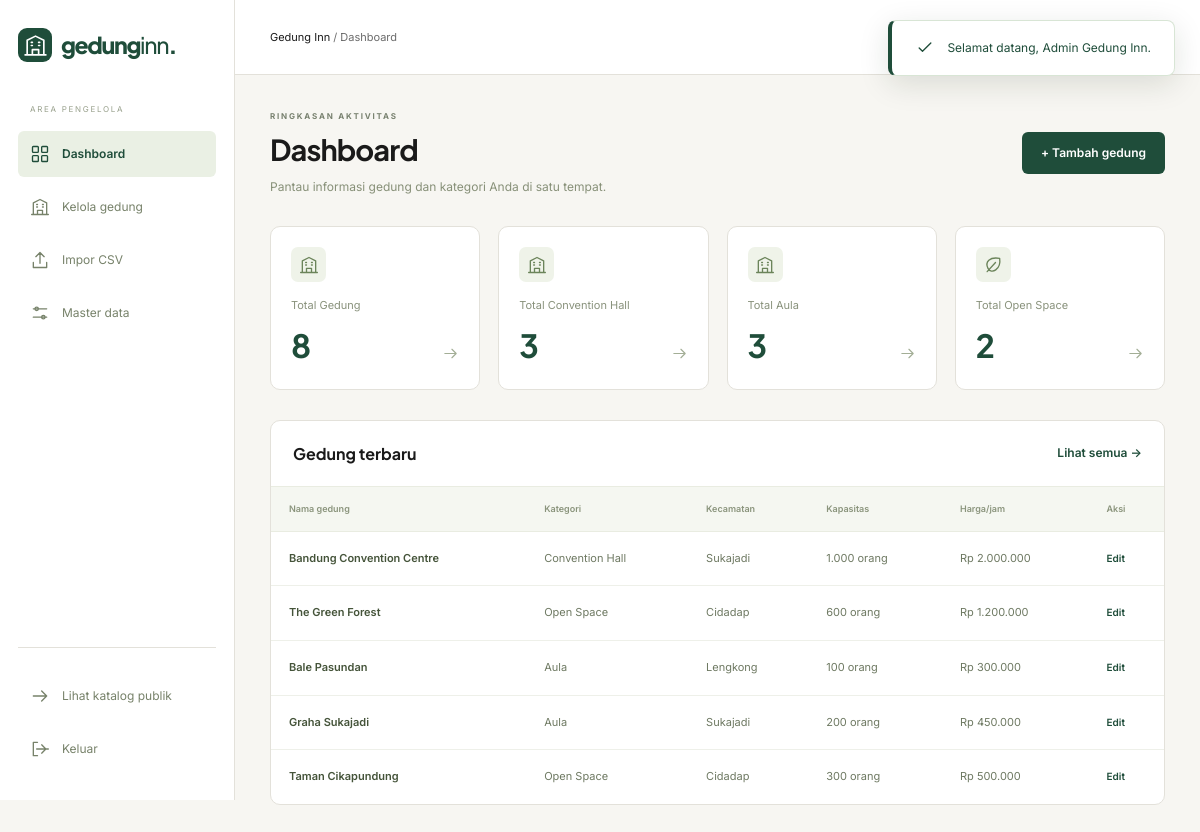
/admin/index.php (signed in), run on the app's committed database.
### tables this page shows
CREATE TABLE `venues` (
  `id`            INT UNSIGNED NOT NULL AUTO_INCREMENT,
  `nama`          VARCHAR(120) NOT NULL,
  `kategori_id`   TINYINT UNSIGNED NOT NULL,
  `kecamatan`     VARCHAR(60)  NOT NULL,
  `alamat`        VARCHAR(200) NOT NULL,
  `kapasitas`     INT UNSIGNED NOT NULL,
  `harga_per_jam` INT UNSIGNED NOT NULL,
  `minimal_jam`   TINYINT UNSIGNED NOT NULL DEFAULT 2,
  `kontak_nama`   VARCHAR(120) NOT NULL DEFAULT '',
  `kontak_wa`     VARCHAR(20)  NOT NULL DEFAULT '',
  `website_resmi` VARCHAR(255) NOT NULL DEFAULT '',
  `kontak_demo`   TINYINT(1)   NOT NULL DEFAULT 1,
  `deskripsi`     TEXT         NOT NULL,
  `created_at`    TIMESTAMP    NOT NULL DEFAULT CURRENT_TIMESTAMP,
  `updated_at`    TIMESTAMP    NOT NULL DEFAULT CURRENT_TIMESTAMP ON UPDATE CURRENT_TIMESTAMP,
  PRIMARY KEY (`id`),
  KEY `idx_venues_kategori`  (`kategori_id`),
  KEY `idx_venues_kecamatan` (`kecamatan`),
  KEY `idx_venues_harga`     (`harga_per_jam`),
  KEY `idx_venues_kapasitas` (`kapasitas`),
  CONSTRAINT `fk_venues_kategori` FOREIGN KEY (`kategori_id`)
    REFERENCES `kategori` (`id`) ON UPDATE CASCADE ON DELETE RESTRICT
);

CREATE TABLE `kategori` (
  `id`     TINYINT UNSIGNED NOT NULL AUTO_INCREMENT,
  `nama`   VARCHAR(60) NOT NULL,
  `urutan` TINYINT UNSIGNED NOT NULL DEFAULT 0,
  PRIMARY KEY (`id`),
  UNIQUE KEY `uq_kategori_nama` (`nama`)
);

### includes/functions.php (called while the page is built, shortened)
<?php
require_once __DIR__ . '/../config/database.php';
function e(mixed $value): string
{
    return htmlspecialchars((string) $value, ENT_QUOTES, 'UTF-8');
}
function rupiah(int|float $angka): string
{
    return 'Rp ' . number_format((float) $angka, 0, ',', '.');
}
function ribuan(int|float $angka): string
{
    return number_format((float) $angka, 0, ',', '.');
}
function url(string $path = ''): string
{
    return BASE_URL . '/' . ltrim($path, '/');
}

### config/database.php (called while the page is built, shortened)
<?php
function db(): PDO
{
    static $pdo = null;
    if ($pdo instanceof PDO) {
        return $pdo;
    }
    $ports = array_values(array_unique(array_filter([
        (string) DB_PORT,
        '3306',
        '3307',
    ], static fn (string $p): bool => $p !== '')));
    foreach ($ports as $port) {
        $dsn = sprintf('mysql:host=%s;port=%s;dbname=%s;charset=utf8mb4', DB_HOST, $port, DB_NAME);
        try {
            $pdo = new PDO($dsn, DB_USER, DB_PASS, [
                PDO::ATTR_ERRMODE            => PDO::ERRMODE_EXCEPTION,
                PDO::ATTR_DEFAULT_FETCH_MODE => PDO::FETCH_ASSOC,
                PDO::ATTR_EMULATE_PREPARES   => false,
                PDO::ATTR_TIMEOUT            => 4,
            ]);
            return $pdo;
        } catch (PDOException $e) {
            $lastError = $e;
        }
    }
    exit;
}

### includes/repository.php (called while the page is built, shortened)
<?php
require_once __DIR__ . '/functions.php';
function master_tables(): array
{
    return [
        'Kategori'   => ['table' => 'kategori',   'label' => 'Kategori'],
        'Fasilitas'  => ['table' => 'fasilitas',  'label' => 'Fasilitas'],
        'Jenis Acara' => ['table' => 'jenis_acara', 'label' => 'Jenis Acara'],
    ];
}
function masters(): array
{
    $cache = [];
    foreach (master_tables() as $key => $meta) {
        $rows = db()->query("SELECT id, nama FROM `{$meta['table']}` ORDER BY urutan, nama")->fetchAll();
        $cache[$key] = [];
        foreach ($rows as $row) {
            $cache[$key][(int) $row['id']] = $row['nama'];
        }
    }
    return $cache;
}
function venue_stats(): array
{
    $total = (int) db()->query('SELECT COUNT(*) FROM venues')->fetchColumn();
    $rows  = db()->query('SELECT k.nama, COUNT(v.id) AS jumlah
                          FROM kategori k LEFT JOIN venues v ON v.kategori_id = k.id
                          GROUP BY k.id, k.nama ORDER BY k.urutan')->fetchAll();
    $per = [];
    foreach ($rows as $row) {
        $per[$row['nama']] = (int) $row['jumlah'];
    }
    return ['total' => $total, 'per_kategori' => $per];
}

### admin/index.php (the view, shortened to what this page needs)
<?php
require_once __DIR__ . '/../includes/functions.php';
require_once __DIR__ . '/../includes/repository.php';
require_once __DIR__ . '/../partials/icons.php';
$stats  = venue_stats();
$masters = masters();
$latest = db()->query('SELECT v.*, k.nama AS kategori
                       FROM venues v JOIN kategori k ON k.id = v.kategori_id
                       ORDER BY v.id DESC LIMIT 5')->fetchAll();
$kartu = [
    ['title' => 'Total Gedung', 'count' => $stats['total'], 'to' => 'admin/gedung.php', 'icon' => 'building'],
];
foreach ($masters['Kategori'] as $nama) {
    $kartu[] = [
        'title' => 'Total ' . $nama,
        'count' => $stats['per_kategori'][$nama] ?? 0,
        'to'    => 'admin/gedung.php?kategori=' . rawurlencode($nama),
        'icon'  => str_contains($nama, 'Open') ? 'leaf' : 'building',
    ];
}
$kartu = array_slice($kartu, 0, 4);
include __DIR__ . '/../partials/admin-header.php';
?>
<div class="page-heading">
  <div>
    <div class="eyebrow muted">RINGKASAN AKTIVITAS</div>
    <h1>Dashboard</h1>
    <p>Pantau informasi gedung dan kategori Anda di satu tempat.</p>
  </div>
  <a class="btn green" href="<?= e(url('admin/gedung-form.php')) ?>">+ Tambah gedung</a>
</div>
<div class="stat-grid">
  <?php foreach ($kartu as $k): ?>
    <a class="stat-card" href="<?= e(url($k['to'])) ?>">
      <span><?= icon($k['icon']) ?></span>
      <p><?= e($k['title']) ?></p>
      <strong><?= (int) $k['count'] ?></strong>
      <?= icon('arrow', 17) ?>
    </a>
  <?php endforeach; ?>
</div>
<section class="admin-panel">
  <div class="panel-heading">
    <h2>Gedung terbaru</h2>
    <a class="text-btn" href="<?= e(url('admin/gedung.php')) ?>">Lihat semua →</a>
  </div>
  <div class="table-scroll">
    <table class="data-table">
      <thead>
        <tr>
          <th>Nama gedung</th>
          <th>Kategori</th>
          <th>Kecamatan</th>
          <th>Kapasitas</th>
          <th>Harga/jam</th>
          <th>Aksi</th>
        </tr>
      </thead>
      <tbody>
        <?php foreach ($latest as $v): ?>
          <tr>
            <td><strong><?= e($v['nama']) ?></strong></td>
            <td><?= e($v['kategori']) ?></td>
            <td><?= e($v['kecamatan']) ?></td>
            <td><?= e(ribuan((int) $v['kapasitas'])) ?> orang</td>
            <td class="nowrap"><?= e(rupiah((int) $v['harga_per_jam'])) ?></td>
            <td>
              <a class="text-btn" href="<?= e(url('admin/gedung-form.php?id=' . (int) $v['id'])) ?>">Edit</a>
            </td>
          </tr>
        <?php endforeach; ?>
      </tbody>
    </table>
  </div>
</section>
<?php include __DIR__ . '/../partials/admin-footer.php'; ?>

### assets/css/style.css (style rules this page uses)
*, *::before, *::after { box-sizing: border-box; }
html { -webkit-text-size-adjust: 100%; tab-size: 4; }
body { margin: 0; line-height: 1.5; }
h1, h2, h3, h4, h5, h6, p, figure, blockquote, dl, dd, ul, ol, pre, form { margin: 0; }
table { border-collapse: collapse; border-color: inherit; text-indent: 0; }
a { color: inherit; text-decoration: none; }
:root { --green: #1f4d3a; --yellow: #e8b04b; --border: #e3e1da; --muted: #6b6b6b; }
.eyebrow { display: flex; align-items: center; gap: 7px; font-size: 9px; letter-spacing: 2px; font-weight: 650; color: var(--green); }
.muted { color: #78816f; font-size: 8px; letter-spacing: 1.8px; }
.text-btn { color: var(--green); font-size: 12px; font-weight: 550; }
.btn { display: inline-flex; align-items: center; justify-content: center; gap: 10px; padding: 11px 18px; border-radius: 6px; min-height: 42px; font-size: 12px; font-weight: 550; border: 1px solid transparent; white-space: nowrap; }
.green { background: var(--green); color: white; }
.table-scroll { overflow-x: auto; }
.page-heading { display: flex; align-items: center; justify-content: space-between; gap: 24px; margin-bottom: 30px; }
.page-heading h1 { font-size: 29px; letter-spacing: -0.9px; margin-top: 8px; }
.page-heading p { color: #879078; margin-top: 9px; font-size: 12px; }
.page-heading .eyebrow { margin-bottom: 8px; }
.stat-grid { display: grid; grid-template-columns: repeat(4, 1fr); gap: 18px; margin-bottom: 30px; }
.stat-card { border: 1px solid var(--border); background: #fff; border-radius: 10px; padding: 20px; text-align: left; position: relative; }
.stat-card > span { display: inline-flex; align-items: center; justify-content: center; width: 35px; height: 35px; background: #eff3e9; color: #6b845a; border-radius: 7px; }
.stat-card > p { font-size: 11px; color: #89927c; margin-top: 15px; }
.stat-card > strong { font-size: 32px; color: var(--green); display: block; margin-top: 7px; font-family: "Plus Jakarta Sans", sans-serif; }
.admin-panel { background: white; border: 1px solid var(--border); border-radius: 10px; overflow: hidden; }
.panel-heading { display: flex; align-items: center; justify-content: space-between; padding: 22px; gap: 15px; }
.panel-heading h2 { font-size: 16px; }
.data-table { width: 100%; border-collapse: collapse; text-align: left; font-size: 11px; }
.data-table th { font-size: 9px; font-weight: 550; color: #8a947c; background: #f5f7f1; border-block: 1px solid #e9ece1; padding: 15px 18px; white-space: nowrap; }
.data-table td { padding: 18px; color: #6e7962; border-bottom: 1px solid #eef0e9; line-height: 1.6; }
.data-table tbody tr:last-child td { border-bottom: 0; }
.data-table strong { font-weight: 550; color: #45543a; }
.nowrap { white-space: nowrap; }
.data-table .text-btn { font-size: 10px; }

### data on the page
venues: nama "Bandung Convention Centre", kategori.nama "Convention Hall", kecamatan "Sukajadi", kapasitas "1.000", harga_per_jam "Rp 2.000.000"
venues: nama "The Green Forest", kategori.nama "Open Space", kecamatan "Cidadap", kapasitas "600", harga_per_jam "Rp 1.200.000"
venues: nama "Bale Pasundan", kategori.nama "Aula", kecamatan "Lengkong", kapasitas "100", harga_per_jam "Rp 300.000"
venues: nama "Graha Sukajadi", kategori.nama "Aula", kecamatan "Sukajadi", kapasitas "200", harga_per_jam "Rp 450.000"
venues: nama "Taman Cikapundung", kategori.nama "Open Space", kecamatan "Cidadap", kapasitas "300", harga_per_jam "Rp 500.000"

### other printed values
$flash['pesan'] "Selamat datang, Admin Gedung Inn."
$label "Dashboard"
$label "Kelola gedung"
$label "Impor CSV"
$label "Master data"
APP_NAME "Gedung Inn"
$judul "Dashboard"
$k['title'] "Total Gedung"
$k['count'] "8"
$k['title'] "Total Convention Hall"
$k['count'] "3"
$k['title'] "Total Aula"
$k['title'] "Total Open Space"
$k['count'] "2"
